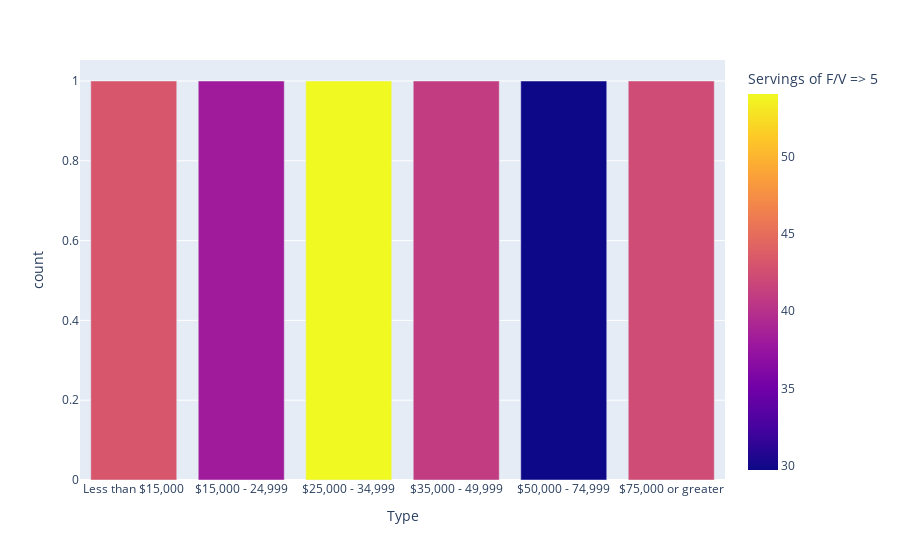

The code cell stored with this chart in its notebook:
### Code cell
fig2 = px.bar(teen_income, x="Type", color="Servings of F/V => 5")
fig2.show()

### Figure 1 — Plotly figure (JSON) as saved in the notebook; plotly's stock layout.template omitted (floating-point values rounded to 4 significant figures)
{"data": [{"alignmentgroup": "True", "hovertemplate": "Type=%{x}<br>count=%{y}<br>Servings of F/V => 5=%{marker.color}<extra></extra>", "legendgroup": "", "marker": {"color": [43.2, 38.2, 54.1, 41, 29.7, 42.3], "coloraxis": "coloraxis", "pattern": {"shape": ""}}, "name": "", "offsetgroup": "", "orientation": "v", "showlegend": false, "textposition": "auto", "type": "bar", "x": ["Less than $15,000", "$15,000 - 24,999", "$25,000 - 34,999", "$35,000 - 49,999", "$50,000 - 74,999", "$75,000 or greater"], "xaxis": "x", "y": [1, 1, 1, 1, 1, 1], "yaxis": "y"}], "layout": {"barmode": "relative", "coloraxis": {"colorbar": {"title": {"text": "Servings of F/V => 5"}}, "colorscale": [[0, "#0d0887"], [0.1111, "#46039f"], [0.2222, "#7201a8"], [0.3333, "#9c179e"], [0.4444, "#bd3786"], [0.5556, "#d8576b"], [0.6667, "#ed7953"], [0.7778, "#fb9f3a"], [0.8889, "#fdca26"], [1, "#f0f921"]]}, "legend": {"tracegroupgap": 0}, "margin": {"t": 60}, "xaxis": {"anchor": "y", "domain": [0, 1], "title": {"text": "Type"}}, "yaxis": {"anchor": "x", "domain": [0, 1], "title": {"text": "count"}}}}
